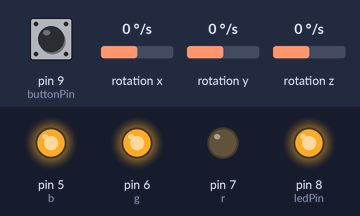
Bench run of a sketch on a simulated Arduino Uno, built with avr-gcc and run on an emulated ATmega328P. On the bench: output pins drawn as LEDs (lit = HIGH). Wiring (inferred from the names in the program): L3G4200D gyroscope at I2C address 0x69. The test bench sets the inputs (shaded band); at power-on: pin 9 (buttonPin) LOW, rotation x 0 °/s, rotation y 0 °/s, rotation z 0 °/s. What the sketch prints to the serial monitor is not drawn.

Above: at 2.7 s.
2.8 s: pin 9 (buttonPin) pulled HIGH for 0.15 s
At 3.5 s:
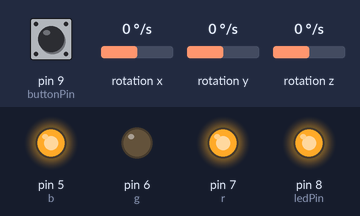
4.4 s: pin 9 (buttonPin) pulled HIGH for 1 s
At 6.7 s:
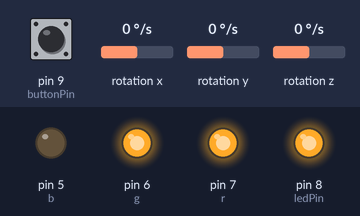
Timing chart, 0 to 8.2 s (numbered marks = the images above; inputs shaded):
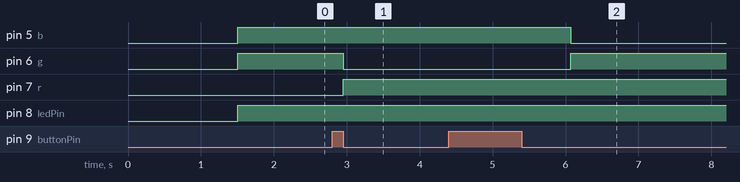

Measured:
- after the input at 2.8 s, pin 6 (g): HIGH → LOW after 0.15 s; pin 7 (r): LOW → HIGH after 0.15 s
- after the input at 4.4 s, pin 5 (b): HIGH → LOW after 1.7 s; pin 6 (g): LOW → HIGH after 1.7 s

The sketch:

Segway.ino
```cpp
//Arduino 1.0+ only

#include <Wire.h>

#define CTRL_REG1 0x20
#define CTRL_REG2 0x21
#define CTRL_REG3 0x22
#define CTRL_REG4 0x23
#define CTRL_REG5 0x24

int L3G4200D_Address = 105; //I2C address of the L3G4200D

int x;
int y;
int z;
float positionX = 0;
float multiplier = 1.0;

int ledPin = 8;
int b = 5;
int g = 6;
int r = 7;
int buttonPin = 9;
int buttonState = 0;
int previousButtonState = 0;

int mode = 0;

bool buttonReleased = false;
int bufferCount = 0;

void setup(){

  Wire.begin();
  Serial.begin(9600);

  pinMode(ledPin, OUTPUT);
  pinMode(b, OUTPUT);
  pinMode(g, OUTPUT);
  pinMode(r, OUTPUT);
  pinMode(buttonPin, INPUT);

  Serial.println("starting up L3G4200D");
  setupL3G4200D(2000); // Configure L3G4200  - 250, 500 or 2000 deg/sec

  delay(1500); //wait for the sensor to be ready
}

void loop(){
  getGyroValues();  // This will update x, y, and z with new values
  if(abs(x)<20){
   x = 0;
  }
  buttonReleased = false;
  buttonState = previousButtonState;
  buttonState = digitalRead(buttonPin);
  //Serial.println(buttonState);
   if(buttonState == HIGH && previousButtonState == LOW && mode != 2){

    previousButtonState = HIGH;
  }
  if(buttonState == LOW && previousButtonState == HIGH && bufferCount < 0){
    previousButtonState = LOW;
    mode++;
    bufferCount = 1000;
  }
 digitalWrite(ledPin, HIGH);
    if(mode == 0){
      Serial.println("0");
      digitalWrite(r, LOW);
      digitalWrite(g, HIGH);
      digitalWrite(b, HIGH);
    }
    if(mode == 1){
      Serial.println("1");
      digitalWrite(r, HIGH);
      digitalWrite(g, LOW);
      digitalWrite(b, HIGH);
    }
    if(mode == 2){
      Serial.println("2");
      digitalWrite(r, HIGH);
      digitalWrite(g, HIGH);
      digitalWrite(b, LOW);

    }
    if(mode == 3){
      Serial.println("3");
    }

     bufferCount--;

  if(false){
    positionX += ((double)x)/((double)multiplier);
    Serial.print("X:");
    Serial.println(positionX);

   // Serial.print(" Y:");
    //Serial.print(y);

   // Serial.print(" Z:");
    //Serial.println(z);

    delay(100); //Just here to slow down the serial to make it more readable
  }
}

void getGyroValues(){

  byte xMSB = readRegister(L3G4200D_Address, 0x29);
  byte xLSB = readRegister(L3G4200D_Address, 0x28);
  x = ((xMSB << 8) | xLSB);

  byte yMSB = readRegister(L3G4200D_Address, 0x2B);
  byte yLSB = readRegister(L3G4200D_Address, 0x2A);
  y = ((yMSB << 8) | yLSB);

  byte zMSB = readRegister(L3G4200D_Address, 0x2D);
  byte zLSB = readRegister(L3G4200D_Address, 0x2C);
  z = ((zMSB << 8) | zLSB);
}

int setupL3G4200D(int scale){
  //From  Jim Lindblom of Sparkfun's code

  // Enable x, y, z and turn off power down:
  writeRegister(L3G4200D_Address, CTRL_REG1, 0b00001111);

  // If you'd like to adjust/use the HPF, you can edit the line below to configure CTRL_REG2:
  writeRegister(L3G4200D_Address, CTRL_REG2, 0b00000000);

  // Configure CTRL_REG3 to generate data ready interrupt on INT2
  // No interrupts used on INT1, if you'd like to configure INT1
  // or INT2 otherwise, consult the datasheet:
  writeRegister(L3G4200D_Address, CTRL_REG3, 0b00001000);

  // CTRL_REG4 controls the full-scale range, among other things:

  if(scale == 250){
    writeRegister(L3G4200D_Address, CTRL_REG4, 0b00000000);
  }else if(scale == 500){
    writeRegister(L3G4200D_Address, CTRL_REG4, 0b00010000);
  }else{
    writeRegister(L3G4200D_Address, CTRL_REG4, 0b00110000);
  }

  // CTRL_REG5 controls high-pass filtering of outputs, use it
  // if you'd like:
  writeRegister(L3G4200D_Address, CTRL_REG5, 0b00000000);
}

void writeRegister(int deviceAddress, byte address, byte val) {
    Wire.beginTransmission(deviceAddress); // start transmission to device
    Wire.write(address);       // send register address
    Wire.write(val);         // send value to write
    Wire.endTransmission();     // end transmission
}

int readRegister(int deviceAddress, byte address){

    int v;
    Wire.beginTransmission(deviceAddress);
    Wire.write(address); // register to read
    Wire.endTransmission();

    Wire.requestFrom(deviceAddress, 1); // read a byte

    while(!Wire.available()) {
        // waiting
    }

    v = Wire.read();
    return v;
}
```
